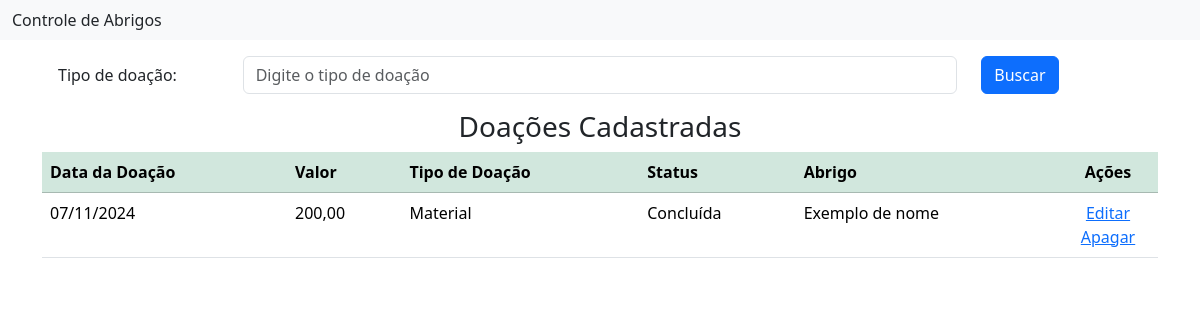
Page /doacoes/ on the earlier database version.
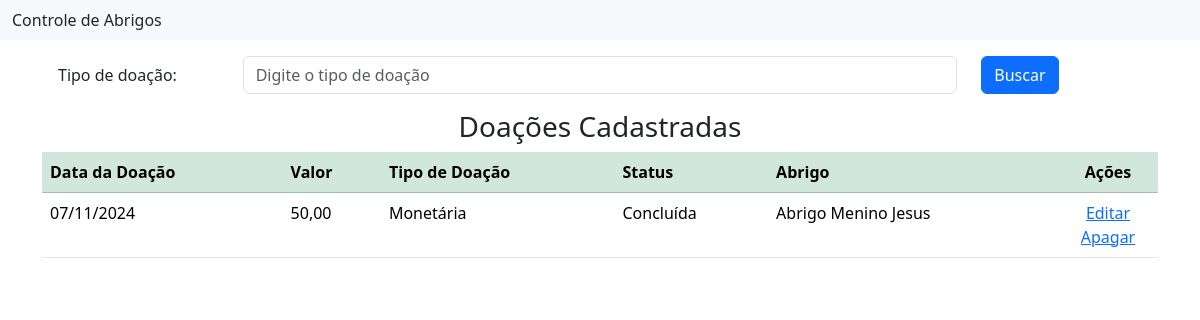
Same page on the later database version.
### doacoes/models.py (models this page shows, shortened)
class Doacao(models.Model):
    TIPO_DOACAO_CHOICES = [
        ('MONETARIA', 'Monetária'),
        ('MATERIAL', 'Material'),
        ('SERVICO', 'Serviço'),
    ]
    STATUS_DOACAO_CHOICES = [
        ('PENDENTE', 'Pendente'),
        ('CONCLUIDA', 'Concluída'),
        ('PROCESSANDO', 'Processando'),
    ]
    data_doacao = models.CharField('Data da Doação',max_length=20, help_text='Data em que a doação foi realizada')
    valor = models.DecimalField('Valor', max_digits=10, decimal_places=2, help_text='Valor da doação')
    tipo_doacao = models.CharField('Tipo de Doação', max_length=20, choices=TIPO_DOACAO_CHOICES, help_text='Tipo de doação')
    status = models.CharField('Status', max_length=20, choices=STATUS_DOACAO_CHOICES, help_text='Status da doação')
    abrigo = models.ForeignKey('abrigo.Abrigo', verbose_name='Abrigo', help_text='Nome do abrigo',
                               on_delete=models.CASCADE)
    class Meta:
        verbose_name = 'Doação'
        verbose_name_plural = 'Doações'

### abrigo/models.py (models this page shows)
class Abrigo(models.Model):
    nome = models.CharField(max_length=255, verbose_name="Nome", default='Exemplo de nome')
    cnpj = models.CharField(max_length=18, unique=True, verbose_name="CNPJ")
    endereco = models.CharField(max_length=255, verbose_name="Endereço")
    voluntarios = models.ForeignKey('voluntarios.Voluntario', verbose_name='Voluntario', related_name="tste",
                                     on_delete=models.CASCADE, null=True,blank=True)
    class Meta:
        verbose_name = 'Abrigo'
        verbose_name_plural = 'Abrigos'
    def __str__(self):
        return self.nome

### doacoes/views.py (the view)
# urls.py: path('doacoes/', DoacoesView.as_view(), name='doacoes'),
class DoacoesView(ListView):
    model = Doacao
    template_name = 'doacoes.html'
    def get_queryset(self):
        buscar = self.request.GET.get('buscar')
        qs = super(DoacoesView, self).get_queryset()
        if buscar:
            return qs.filter(tipo__icontains=buscar)
        if qs.count() > 0:
            paginator = Paginator(qs, 10)  # Ajuste o número de itens por página conforme necessário
            listagem = paginator.get_page(self.request.GET.get('page'))
            return listagem
        else:
            messages.info(self.request, 'Não existem doações cadastradas')
            return qs

### doacoes/templates/doacoes.html (shortened to what this page needs)
{% extends 'inicial.html' %}
{% load django_bootstrap5 %}
{% load static %}
{% block content %}
<section class="section">
    <div class="container">
        <form action="" method="GET">
            <div class="form-group row p-3">
                <label class="col-sm-2 col-form-label">Tipo de doação: </label>
                <div class="col-sm-8">
                    <input class="form-control" type="text" name="buscar" value="{{ request.GET.buscar }}"
                           placeholder="Digite o tipo de doação">
                </div>
                <div class="col-sm-2">
                    <button type="submit" class="btn btn-primary">
                        Buscar
                    </button>
                </div>
            </div>
        </form>
        {% if object_list %}
            <div class="card-body">
                <h3 class="text-center">Doações Cadastradas</h3>
                <div class="table-responsive">
                    <table class="table table-hover">
                        <thead class="table-success">
                            <th>Data da Doação</th>
                            <th>Valor</th>
                            <th>Tipo de Doação</th>
                            <th>Status</th>
                            <th>Abrigo</th>
                            <th style="width: 100px; text-align: center">Ações</th>
                        </thead>
                        <tbody>
                            {% for doacao in object_list %}
                                <tr>
                                    <td>{{ doacao.data_doacao}}</td>
                                    <td>{{ doacao.valor }}</td>
                                    <td>{{ doacao.get_tipo_doacao_display }}</td>
                                    <td>{{ doacao.get_status_display }}</td>
                                    <td>{{ doacao.abrigo }}</td>
                                    <td style="text-align: center">
                                        <a href="{% url 'doacoes_editar' doacao.pk %}">
                                            <span class="icon">
                                                 Editar
                                            </span>
                                        </a>
                                        <a href="{% url 'doacoes_apagar' doacao.pk %}">
                                            <span class="icon">
                                                 Apagar
                                            </span>
                                        </a>
                                    </td>
                                </tr>
                            {% endfor %}
                        </tbody>
                    </table>
                </div>
            </div>
        {% else %}
            <p class="text-center">Nenhuma doação encontrada.</p>
        {% endif %}
    </div>
</section>
{% endblock %}

Differences in the rows shown:
removed Doacao: data_doacao "07/11/2024", valor "200,00", tipo_doacao "Material", status "Concluída", abrigo "Exemplo de nome"
added Doacao: data_doacao "07/11/2024", valor "50,00", tipo_doacao "Monetária", status "Concluída", abrigo "Abrigo Menino Jesus"
